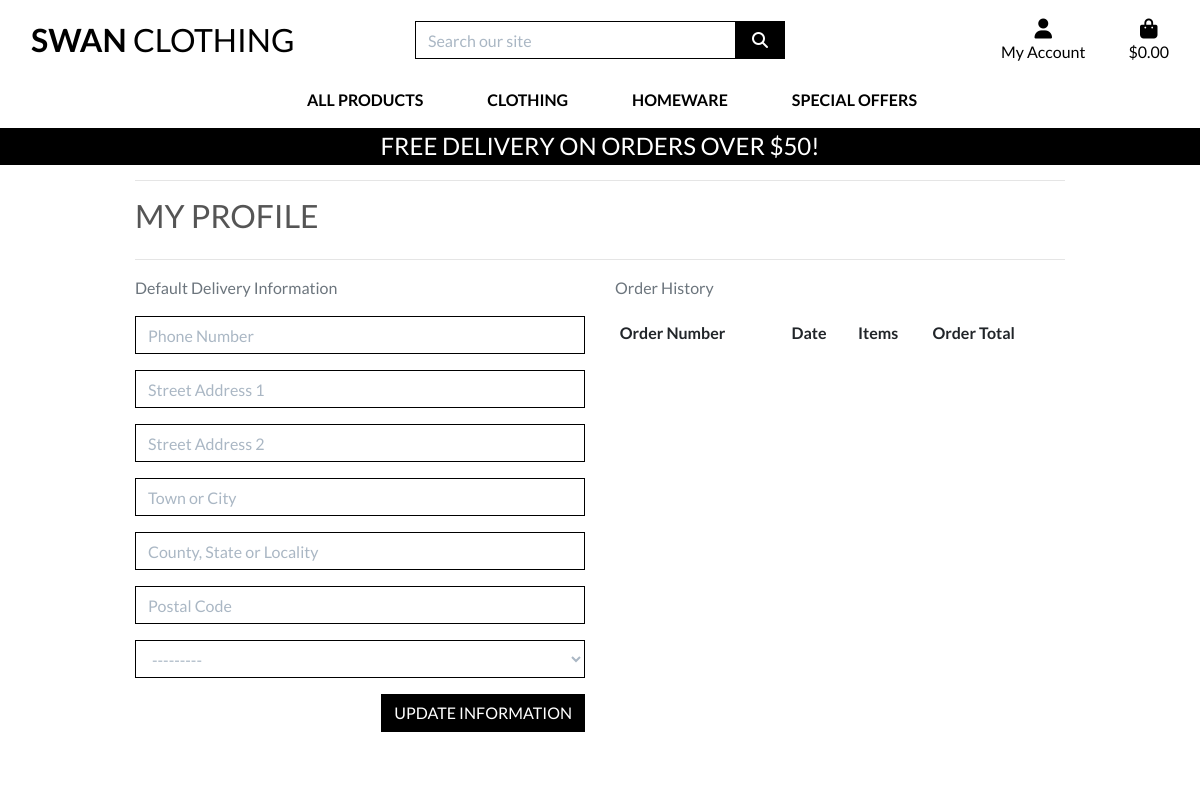
/profile/ (signed in), run on an earlier commit of the app's database.
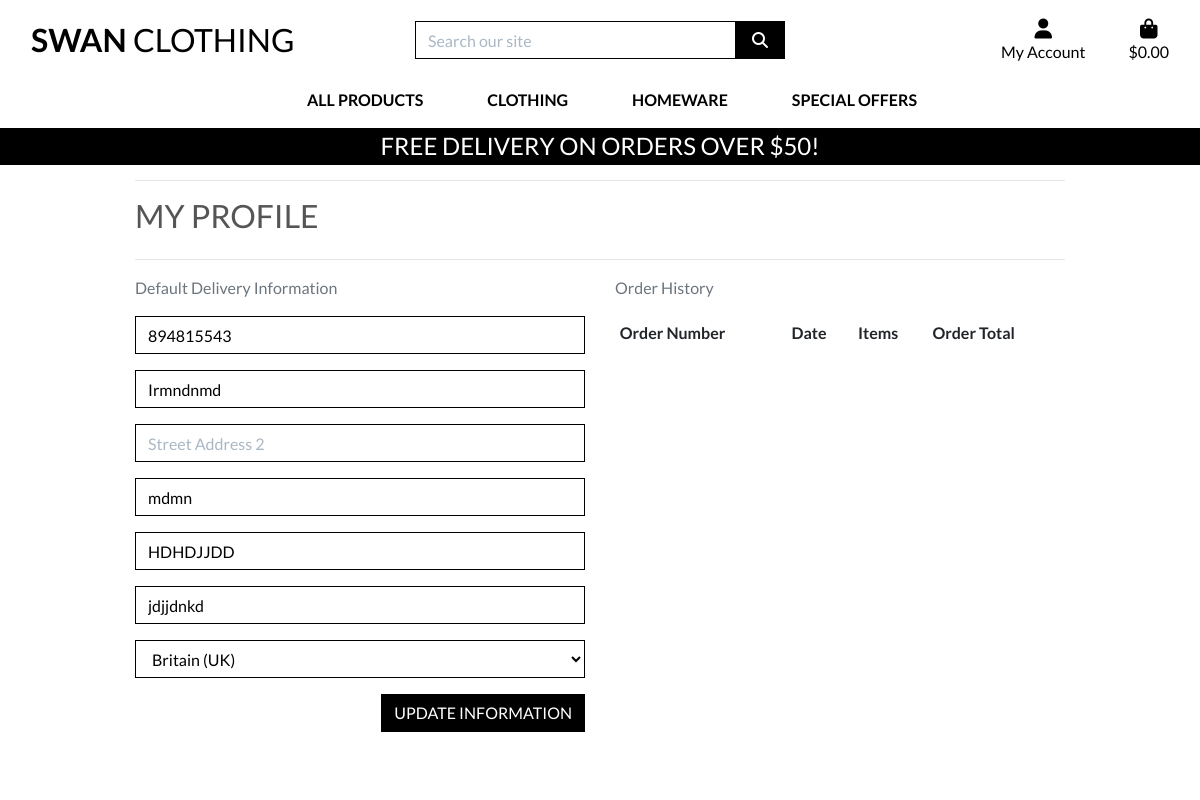
And on a later commit of the database.
### profiles/models.py (models this page shows, shortened)
class UserProfile(models.Model):
    user = models.OneToOneField(User, on_delete=models.CASCADE)
    default_phone_number = models.CharField(max_length=20, null=True, blank=True)
    default_street_address1 = models.CharField(max_length=80, null=True, blank=True)
    default_street_address2 = models.CharField(max_length=80, null=True, blank=True)
    default_town_or_city = models.CharField(max_length=40, null=True, blank=True)
    default_county = models.CharField(max_length=80, null=True, blank=True)
    default_postcode = models.CharField(max_length=20, null=True, blank=True)
    default_country = CountryField(blank_label='Country', null=True, blank=True)

### profiles/views.py (the view)
# urls.py: path('', views.profile, name='profile'),
def profile(request):
    profile = get_object_or_404(UserProfile, user=request.user)
    if request.method == 'POST':
        form = UserProfileForm(request.POST, instance=profile)
        if form.is_valid():
            form.save()
            messages.success(request, 'Profile updated successfully')
    form = UserProfileForm(instance=profile)
    orders = profile.orders.all()
    template = 'profiles/profile.html'
    context = {
        'form': form,
        'orders': orders,
        'on_profile_page': True
    }
    return render(request, template, context)

### profiles/forms.py
class UserProfileForm(forms.ModelForm):
    class Meta:
        model = UserProfile
        exclude = ('user',)
    def __init__(self, *args, **kwargs):
        super().__init__(*args, **kwargs)
        placeholders = {
            'default_phone_number': 'Phone Number',
            'default_postcode': 'Postal Code',
            'default_town_or_city': 'Town or City',
            'default_street_address1': 'Street Address 1',
            'default_street_address2': 'Street Address 2',
            'default_county': 'County, State or Locality',
        }
        self.fields['default_phone_number'].widget.attrs['autofocus'] = True
        for field in self.fields:
            if field != 'default_country':
                if self.fields[field].required:
                    placeholder = f'{placeholders[field]} *'
                else:
                    placeholder = placeholders[field]
                self.fields[field].widget.attrs['placeholder'] = placeholder
            self.fields[field].widget.attrs['class'] = 'border-black rounded-0 profile-form-input'
            self.fields[field].label = False

### profiles/templates/profiles/profile.html (shortened to what this page needs)
{% extends "base.html" %}
{% load static %}
{% block extra_css %}
    <link rel="stylesheet" href="{% static 'profiles/css/profile.css' %}">
{% endblock %}
{% block page_header %}
    <div class="container header-container">
    </div>
{% endblock %}
{% block content %}
    <div class="overlay"></div>
    <div class="container">
        <div class="row">
            <div class="col">
                <hr>
                <h2 class="logo-font mb-4">My Profile</h2>
                <hr>
            </div>
        </div>
        <div class="row">
            <div class="col-12 col-lg-6">
                <p class="text-muted">Default Delivery Information</p>
                <form class="mt-3" action="{% url 'profile' %}" method="POST" id="profile-update-form">
                    {{ form|crispy }}
                    <button class="btn btn-black rounded-0 text-uppercase float-right">Update Information</button>
                </form>
            </div>
            <div class="col-12 col-lg-6">
                <p class="text-muted">Order History</p>
                <div class="order-history table-responsive">
                    <table class="table table-sm table-borderless">
                        <thead>
                            <tr>
                                <th>Order Number</th>
                                <th>Date</th>
                                <th>Items</th>
                                <th>Order Total</th>
                            </tr>
                        </thead>
                    </table>
                </div>
            </div>
        </div>
{% endblock %}

What changed in the data, as far as the page shows it:
changed UserProfile: default_phone_number (not shown) → "894815543"; default_street_address1 (not shown) → "Irmndnmd"; default_town_or_city (not shown) → "mdmn"; default_county (not shown) → "HDHDJJDD"; default_postcode (not shown) → "jdjjdnkd"; default_country "---------" → "Britain (UK)"
